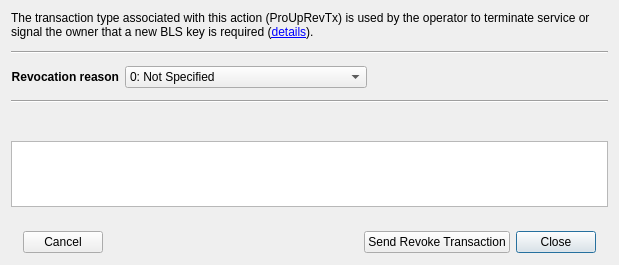
<?xml version="1.0" encoding="UTF-8"?>
<ui version="4.0">
 <class>RevokeMnDlg</class>
 <widget class="QDialog" name="RevokeMnDlg">
  <property name="geometry">
   <rect>
    <x>0</x>
    <y>0</y>
    <width>619</width>
    <height>265</height>
   </rect>
  </property>
  <property name="sizePolicy">
   <sizepolicy hsizetype="Preferred" vsizetype="Maximum">
    <horstretch>0</horstretch>
    <verstretch>0</verstretch>
   </sizepolicy>
  </property>
  <property name="windowTitle">
   <string>Revoke operator</string>
  </property>
  <property name="styleSheet">
   <string notr="true">a{text-decoration:none}</string>
  </property>
  <layout class="QVBoxLayout" name="verticalLayout">
   <property name="spacing">
    <number>12</number>
   </property>
   <property name="sizeConstraint">
    <enum>QLayout::SetMinimumSize</enum>
   </property>
   <property name="bottomMargin">
    <number>0</number>
   </property>
   <item>
    <widget class="QLabel" name="lblDescription">
     <property name="styleSheet">
      <string notr="true"/>
     </property>
     <property name="frameShape">
      <enum>QFrame::NoFrame</enum>
     </property>
     <property name="frameShadow">
      <enum>QFrame::Sunken</enum>
     </property>
     <property name="text">
      <string>The transaction type associated with this action (ProUpRevTx) is used by the operator to terminate service or signal the owner that a new BLS key is required (&lt;a href=&quot;https://docs.fix.org/en/stable/masternodes/maintenance.html#prouprevtx&quot;&gt;details&lt;/a&gt;).</string>
     </property>
     <property name="wordWrap">
      <bool>true</bool>
     </property>
     <property name="openExternalLinks">
      <bool>true</bool>
     </property>
    </widget>
   </item>
   <item>
    <widget class="Line" name="line">
     <property name="orientation">
      <enum>Qt::Horizontal</enum>
     </property>
    </widget>
   </item>
   <item>
    <widget class="QStackedWidget" name="stackedWidget">
     <property name="sizePolicy">
      <sizepolicy hsizetype="Preferred" vsizetype="Maximum">
       <horstretch>0</horstretch>
       <verstretch>0</verstretch>
      </sizepolicy>
     </property>
     <property name="currentIndex">
      <number>0</number>
     </property>
     <widget class="QWidget" name="page0">
      <property name="sizePolicy">
       <sizepolicy hsizetype="Preferred" vsizetype="Maximum">
        <horstretch>0</horstretch>
        <verstretch>0</verstretch>
       </sizepolicy>
      </property>
      <layout class="QGridLayout" name="gridLayout" rowstretch="0,0">
       <property name="sizeConstraint">
        <enum>QLayout::SetMinimumSize</enum>
       </property>
       <property name="leftMargin">
        <number>0</number>
       </property>
       <property name="topMargin">
        <number>0</number>
       </property>
       <property name="rightMargin">
        <number>0</number>
       </property>
       <property name="bottomMargin">
        <number>0</number>
       </property>
       <property name="verticalSpacing">
        <number>8</number>
       </property>
       <item row="1" column="1">
        <layout class="QHBoxLayout" name="layReason">
         <property name="spacing">
          <number>8</number>
         </property>
         <item>
          <widget class="QComboBox" name="cboReason">
           <property name="sizePolicy">
            <sizepolicy hsizetype="MinimumExpanding" vsizetype="Fixed">
             <horstretch>0</horstretch>
             <verstretch>0</verstretch>
            </sizepolicy>
           </property>
           <item>
            <property name="text">
             <string>0: Not Specified</string>
            </property>
           </item>
           <item>
            <property name="text">
             <string>1: Termination of Service</string>
            </property>
           </item>
           <item>
            <property name="text">
             <string>2: Compromised Keys</string>
            </property>
           </item>
           <item>
            <property name="text">
             <string>3: Change of Keys (Not compromised)</string>
            </property>
           </item>
          </widget>
         </item>
         <item>
          <spacer name="horizontalSpacer">
           <property name="orientation">
            <enum>Qt::Horizontal</enum>
           </property>
           <property name="sizeHint" stdset="0">
            <size>
             <width>40</width>
             <height>20</height>
            </size>
           </property>
          </spacer>
         </item>
        </layout>
       </item>
       <item row="1" column="0">
        <widget class="QLabel" name="lblIP">
         <property name="font">
          <font>
           <weight>75</weight>
           <bold>true</bold>
          </font>
         </property>
         <property name="text">
          <string>Revocation reason</string>
         </property>
         <property name="alignment">
          <set>Qt::AlignRight|Qt::AlignTrailing|Qt::AlignVCenter</set>
         </property>
        </widget>
       </item>
      </layout>
     </widget>
    </widget>
   </item>
   <item>
    <widget class="Line" name="line_2">
     <property name="orientation">
      <enum>Qt::Horizontal</enum>
     </property>
    </widget>
   </item>
   <item>
    <widget class="QLabel" name="lblManualCommands">
     <property name="styleSheet">
      <string notr="true"/>
     </property>
     <property name="text">
      <string/>
     </property>
    </widget>
   </item>
   <item>
    <widget class="QTextBrowser" name="edtManualCommands">
     <property name="openExternalLinks">
      <bool>true</bool>
     </property>
     <property name="openLinks">
      <bool>true</bool>
     </property>
    </widget>
   </item>
   <item>
    <widget class="QFrame" name="frame">
     <property name="frameShape">
      <enum>QFrame::NoFrame</enum>
     </property>
     <property name="frameShadow">
      <enum>QFrame::Raised</enum>
     </property>
     <layout class="QHBoxLayout" name="horizontalLayout">
      <property name="leftMargin">
       <number>12</number>
      </property>
      <property name="topMargin">
       <number>12</number>
      </property>
      <property name="rightMargin">
       <number>12</number>
      </property>
      <property name="bottomMargin">
       <number>12</number>
      </property>
      <item>
       <widget class="QPushButton" name="btnCancel">
        <property name="text">
         <string>Cancel</string>
        </property>
        <property name="autoDefault">
         <bool>false</bool>
        </property>
       </widget>
      </item>
      <item>
       <widget class="QLabel" name="lblDocumentation">
        <property name="text">
         <string/>
        </property>
        <property name="openExternalLinks">
         <bool>true</bool>
        </property>
       </widget>
      </item>
      <item>
       <spacer name="horizontalSpacer_2">
        <property name="orientation">
         <enum>Qt::Horizontal</enum>
        </property>
        <property name="sizeHint" stdset="0">
         <size>
          <width>40</width>
          <height>20</height>
         </size>
        </property>
       </spacer>
      </item>
      <item>
       <widget class="QPushButton" name="btnSendRevokeTx">
        <property name="text">
         <string>Send Revoke Transaction</string>
        </property>
        <property name="autoDefault">
         <bool>false</bool>
        </property>
       </widget>
      </item>
      <item>
       <widget class="QPushButton" name="btnClose">
        <property name="text">
         <string>Close</string>
        </property>
       </widget>
      </item>
     </layout>
    </widget>
   </item>
  </layout>
 </widget>
 <tabstops>
  <tabstop>edtManualCommands</tabstop>
  <tabstop>btnSendRevokeTx</tabstop>
  <tabstop>btnClose</tabstop>
  <tabstop>btnCancel</tabstop>
 </tabstops>
 <resources/>
 <connections/>
</ui>
